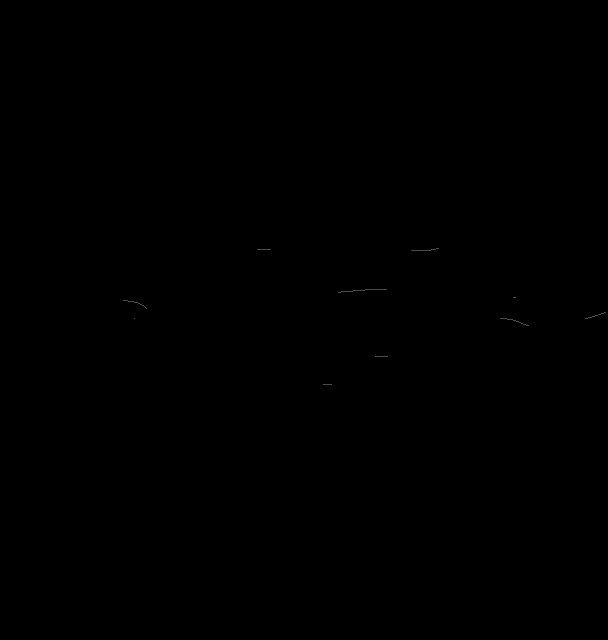

Rendered tile map (Tiled .tmx) drawn with the repository's tilesets; below, a short description and the full map source, tile grids included:
An orthogonal 19x20 tile map with 32x32 px tiles, 1 tile layer (ship-animations-sideways-sailing-windFX-baked).

<map version="1.10" tiledversion="1.12.1" orientation="orthogonal" renderorder="right-down" width="19" height="20" tilewidth="32" tileheight="32" infinite="0" nextlayerid="2" nextobjectid="1">
 <tileset firstgid="1" source="ship-animations-sideways-sailing-windFX-baked.tsx" />
 <layer id="1" name="ship-animations-sideways-sailing-windFX-baked" width="19" height="20">
  <data encoding="csv">
0,0,0,0,0,0,0,0,0,0,0,0,0,0,0,0,0,0,0,
0,0,0,0,0,0,0,0,0,0,0,0,0,0,0,0,0,0,0,
0,0,0,0,0,0,0,0,0,0,0,0,0,0,0,0,0,0,0,
0,0,0,0,0,0,0,0,0,0,0,0,0,0,0,0,0,0,0,
0,0,0,0,0,0,0,0,0,0,0,0,0,0,0,0,0,0,0,
0,0,0,0,0,0,0,0,0,0,0,0,0,0,0,0,0,0,0,
0,0,0,0,0,0,0,0,0,0,0,0,0,584,585,0,0,0,0,
0,0,0,0,0,0,672,673,674,675,676,677,678,679,680,681,682,683,684,
0,0,0,764,0,0,767,768,0,0,0,772,773,0,0,0,0,0,0,
0,857,858,859,860,861,862,863,864,865,866,867,868,869,870,871,872,873,874,
951,952,953,954,955,956,957,958,959,960,961,962,963,964,965,966,967,968,969,
0,0,0,0,0,0,0,1053,1054,0,0,1057,1058,0,0,0,0,0,0,
0,0,0,0,0,0,0,0,0,0,1151,0,0,0,0,0,0,0,0,
0,0,0,0,0,0,0,0,0,0,0,0,0,0,0,0,0,0,0,
0,0,0,0,0,0,0,0,0,0,0,0,0,0,0,0,0,0,0,
0,0,0,0,0,0,0,0,0,0,0,0,0,0,0,0,0,0,0,
0,0,0,0,0,0,0,0,0,0,0,0,0,0,0,0,0,0,0,
0,0,0,0,0,0,0,0,0,0,0,0,0,0,0,0,0,0,0,
0,0,0,0,0,0,0,0,0,0,0,0,0,0,0,0,0,0,0,
0,0,0,0,0,0,0,0,0,0,0,0,0,0,0,0,0,0,0
</data>
 </layer>
</map>
